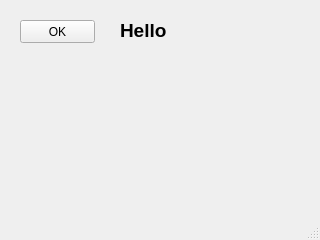
<?xml version="1.0" encoding="UTF-8"?>
<ui version="4.0">
 <class>MainWindow</class>
 <widget class="QMainWindow" name="MainWindow">
  <property name="geometry">
   <rect>
    <x>0</x>
    <y>0</y>
    <width>320</width>
    <height>240</height>
   </rect>
  </property>
  <property name="windowTitle">
   <string>Ex07-inputdialog</string>
  </property>
  <widget class="QWidget" name="centralwidget">
   <widget class="QPushButton" name="pushButton">
    <property name="geometry">
     <rect>
      <x>20</x>
      <y>20</y>
      <width>75</width>
      <height>23</height>
     </rect>
    </property>
    <property name="text">
     <string>OK</string>
    </property>
   </widget>
   <widget class="QLabel" name="label">
    <property name="geometry">
     <rect>
      <x>120</x>
      <y>10</y>
      <width>171</width>
      <height>41</height>
     </rect>
    </property>
    <property name="font">
     <font>
      <pointsize>14</pointsize>
      <weight>75</weight>
      <bold>true</bold>
     </font>
    </property>
    <property name="text">
     <string>Hello</string>
    </property>
   </widget>
  </widget>
  <widget class="QMenuBar" name="menubar">
   <property name="geometry">
    <rect>
     <x>0</x>
     <y>0</y>
     <width>320</width>
     <height>21</height>
    </rect>
   </property>
  </widget>
  <widget class="QStatusBar" name="statusbar"/>
 </widget>
 <resources/>
 <connections/>
</ui>
